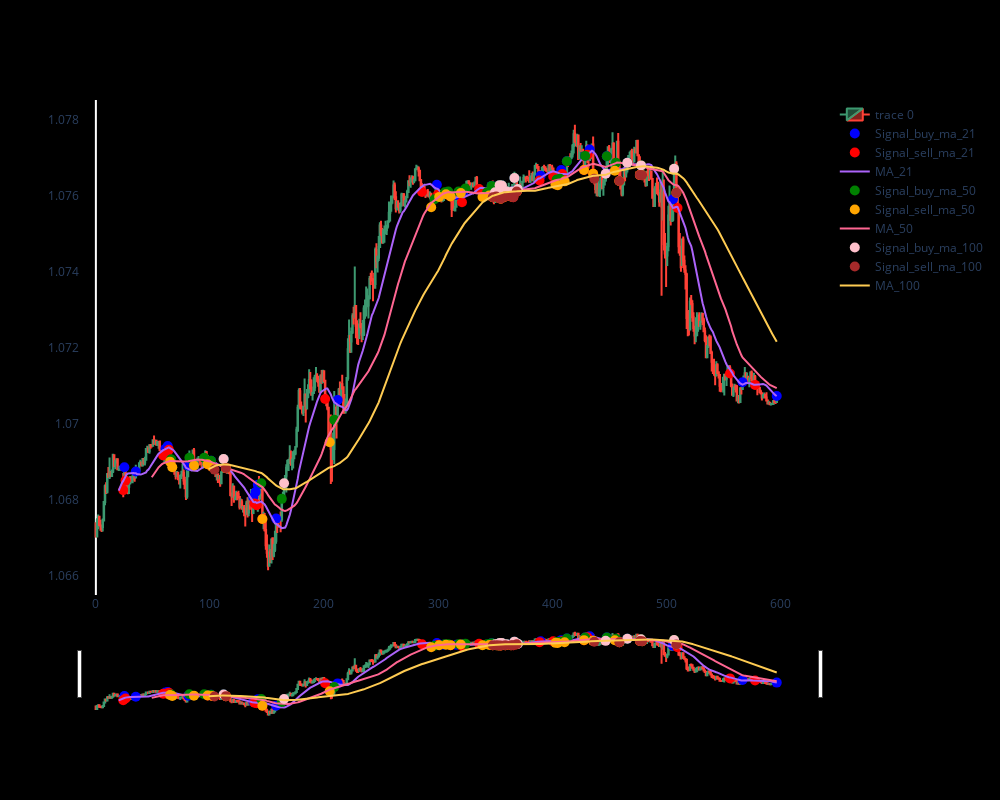

Notebook source saved alongside this figure:
### Code cell
## Moving Averages

fig = go.Figure(data=[
    go.Candlestick(
        x=df.index,
        open=df['open'],
        high=df['high'],
        low=df['low'],
        close=df['close']
    ),
    go.Scatter(
        x=df[df['buy_ma_21'] == 1].index,
        y=df[df['buy_ma_21'] == 1]['close'],
        mode='markers',
        marker=dict(size=10, color='Blue'),
        name='Signal_buy_ma_21'
    ),
    go.Scatter(
        x=df[df['sell_ma_21'] == -1].index,
        y=df[df['sell_ma_21'] == -1]['close'],
        mode='markers',
        marker=dict(size=10, color='Red'),
        name='Signal_sell_ma_21'
    ),
    go.Line(x=df.index, y=df['MA_21'], name='MA_21'
    ),
    go.Scatter(
        x=df[df['buy_ma_50'] == 1].index,
        y=df[df['buy_ma_50'] == 1]['close'],
        mode='markers',
        marker=dict(size=10, color='Green'),
        name='Signal_buy_ma_50'
    ),
    go.Scatter(
        x=df[df['sell_ma_50'] == -1].index,
        y=df[df['sell_ma_50'] == -1]['close'],
        mode='markers',
        marker=dict(size=10, color='Orange'),
        name='Signal_sell_ma_50'
    ),
    go.Line(x=df.index, y=df['MA_50'], name='MA_50'
    ),
    go.Scatter(
        x=df[df['buy_ma_100'] == 1].index,
        y=df[df['buy_ma_100'] == 1]['close'],
        mode='markers',
        marker=dict(size=10, color='Pink'),
        name='Signal_buy_ma_100'
    ),
    go.Scatter(
        x=df[df['sell_ma_100'] == -1].index,
        y=df[df['sell_ma_100'] == -1]['close'],
        mode='markers',
        marker=dict(size=10, color='Brown'),
        name='Signal_sell_ma_100'
    ),
    go.Line(x=df.index, y=df['MA_100'], name='MA_100')
])

fig.update_layout(
    autosize=False,
    width=1000,
    height=800,
    paper_bgcolor='black',
    plot_bgcolor='black'
)
fig.update_xaxes(gridcolor='black')
fig.update_yaxes(gridcolor='black')

fig.show()

### Figure 1 — Plotly figure (JSON) as saved in the notebook; plotly's stock layout.template omitted (floating-point values rounded to 4 significant figures; data arrays with more than 128 entries replaced by an {"elided": "..."} marker saying what was removed)
{"data": [{"close": {"elided": "598 float values"}, "high": {"elided": "598 float values"}, "low": {"elided": "598 float values"}, "open": {"elided": "598 float values"}, "type": "candlestick", "x": {"elided": "598 int values"}}, {"marker": {"color": "Blue", "size": 10}, "mode": "markers", "name": "Signal_buy_ma_21", "type": "scatter", "x": [25, 35, 61, 63, 81, 99, 101, 112, 138, 140, 142, 158, 212, 299, 305, 316, 322, 347, 354, 356, 360, 365, 367, 370, 390, 408, 413, 429, 433, 448, 466, 506, 567, 597], "y": [1.069, 1.069, 1.069, 1.069, 1.069, 1.069, 1.069, 1.069, 1.068, 1.068, 1.068, 1.068, 1.071, 1.076, 1.076, 1.076, 1.076, 1.076, 1.076, 1.076, 1.076, 1.076, 1.076, 1.076, 1.077, 1.077, 1.077, 1.077, 1.077, 1.077, 1.077, 1.076, 1.071, 1.071]}, {"marker": {"color": "Red", "size": 10}, "mode": "markers", "name": "Signal_sell_ma_21", "type": "scatter", "x": [24, 26, 59, 62, 64, 98, 102, 114, 139, 141, 146, 201, 286, 300, 311, 321, 336, 348, 355, 359, 364, 366, 369, 389, 401, 409, 428, 431, 436, 459, 477, 510, 556, 578], "y": [1.068, 1.069, 1.069, 1.069, 1.069, 1.069, 1.069, 1.069, 1.068, 1.068, 1.067, 1.071, 1.076, 1.076, 1.076, 1.076, 1.076, 1.076, 1.076, 1.076, 1.076, 1.076, 1.076, 1.076, 1.077, 1.077, 1.077, 1.077, 1.077, 1.076, 1.077, 1.076, 1.071, 1.071]}, {"name": "MA_21", "type": "scatter", "x": {"elided": "598 int values"}, "y": {"elided": "598 float values"}}, {"marker": {"color": "Green", "size": 10}, "mode": "markers", "name": "Signal_buy_ma_50", "type": "scatter", "x": [66, 82, 95, 101, 112, 145, 163, 209, 297, 306, 309, 318, 324, 343, 347, 350, 352, 354, 356, 360, 367, 370, 404, 407, 413, 429, 448, 456, 466, 478, 507], "y": [1.069, 1.069, 1.069, 1.069, 1.069, 1.068, 1.068, 1.07, 1.076, 1.076, 1.076, 1.076, 1.076, 1.076, 1.076, 1.076, 1.076, 1.076, 1.076, 1.076, 1.076, 1.076, 1.076, 1.076, 1.077, 1.077, 1.077, 1.077, 1.077, 1.077, 1.077]}, {"marker": {"color": "Orange", "size": 10}, "mode": "markers", "name": "Signal_sell_ma_50", "type": "scatter", "x": [65, 67, 86, 98, 102, 114, 146, 205, 294, 301, 307, 311, 320, 339, 345, 348, 351, 353, 355, 359, 364, 369, 403, 405, 411, 428, 436, 455, 459, 477, 479, 509], "y": [1.069, 1.069, 1.069, 1.069, 1.069, 1.069, 1.067, 1.07, 1.076, 1.076, 1.076, 1.076, 1.076, 1.076, 1.076, 1.076, 1.076, 1.076, 1.076, 1.076, 1.076, 1.076, 1.076, 1.076, 1.076, 1.077, 1.077, 1.077, 1.076, 1.077, 1.077, 1.076]}, {"name": "MA_50", "type": "scatter", "x": {"elided": "598 int values"}, "y": {"elided": "598 float values"}}, {"marker": {"color": "Pink", "size": 10}, "mode": "markers", "name": "Signal_buy_ma_100", "type": "scatter", "x": [112, 165, 350, 352, 354, 356, 360, 365, 367, 370, 447, 466, 478, 507], "y": [1.069, 1.068, 1.076, 1.076, 1.076, 1.076, 1.076, 1.076, 1.076, 1.076, 1.077, 1.077, 1.077, 1.077]}, {"marker": {"color": "Brown", "size": 10}, "mode": "markers", "name": "Signal_sell_ma_100", "type": "scatter", "x": [104, 114, 348, 351, 353, 355, 359, 364, 366, 369, 437, 459, 477, 479, 509], "y": [1.069, 1.069, 1.076, 1.076, 1.076, 1.076, 1.076, 1.076, 1.076, 1.076, 1.076, 1.076, 1.077, 1.077, 1.076]}, {"name": "MA_100", "type": "scatter", "x": {"elided": "598 int values"}, "y": {"elided": "598 float values"}}], "layout": {"autosize": false, "height": 800, "paper_bgcolor": "black", "plot_bgcolor": "black", "width": 1000, "xaxis": {"gridcolor": "black"}, "yaxis": {"gridcolor": "black"}}}
